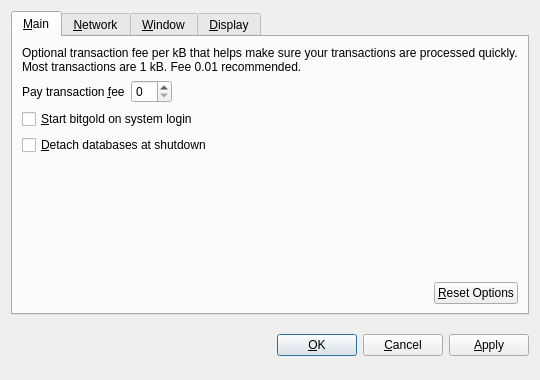
<?xml version="1.0" encoding="UTF-8"?>
<ui version="4.0">
 <class>OptionsDialog</class>
 <widget class="QDialog" name="OptionsDialog">
  <property name="geometry">
   <rect>
    <x>0</x>
    <y>0</y>
    <width>540</width>
    <height>380</height>
   </rect>
  </property>
  <property name="windowTitle">
   <string>Options</string>
  </property>
  <property name="modal">
   <bool>true</bool>
  </property>
  <layout class="QVBoxLayout" name="verticalLayout">
   <item>
    <widget class="QTabWidget" name="tabWidget">
     <property name="tabPosition">
      <enum>QTabWidget::North</enum>
     </property>
     <property name="currentIndex">
      <number>0</number>
     </property>
     <widget class="QWidget" name="tabMain">
      <attribute name="title">
       <string>&amp;Main</string>
      </attribute>
      <layout class="QVBoxLayout" name="verticalLayout_Main">
       <item>
        <widget class="QLabel" name="transactionFeeInfoLabel">
         <property name="text">
          <string>Optional transaction fee per kB that helps make sure your transactions are processed quickly. Most transactions are 1 kB. Fee 0.01 recommended.</string>
         </property>
         <property name="textFormat">
          <enum>Qt::PlainText</enum>
         </property>
         <property name="wordWrap">
          <bool>true</bool>
         </property>
        </widget>
       </item>
       <item>
        <layout class="QHBoxLayout" name="horizontalLayout_Main">
         <item>
          <widget class="QLabel" name="transactionFeeLabel">
           <property name="text">
            <string>Pay transaction &amp;fee</string>
           </property>
           <property name="textFormat">
            <enum>Qt::PlainText</enum>
           </property>
           <property name="buddy">
            <cstring>transactionFee</cstring>
           </property>
          </widget>
         </item>
         <item>
          <widget class="BitcoinAmountField" name="transactionFee"/>
         </item>
         <item>
          <spacer name="horizontalSpacer_Main">
           <property name="orientation">
            <enum>Qt::Horizontal</enum>
           </property>
           <property name="sizeHint" stdset="0">
            <size>
             <width>40</width>
             <height>20</height>
            </size>
           </property>
          </spacer>
         </item>
        </layout>
       </item>
       <item>
        <widget class="QCheckBox" name="bitcoinAtStartup">
         <property name="toolTip">
          <string>Automatically start bitgold after logging in to the system.</string>
         </property>
         <property name="text">
          <string>&amp;Start bitgold on system login</string>
         </property>
        </widget>
       </item>
       <item>
        <widget class="QCheckBox" name="detachDatabases">
         <property name="toolTip">
          <string>Detach block and address databases at shutdown. This means they can be moved to another data directory, but it slows down shutdown. The wallet is always detached.</string>
         </property>
         <property name="text">
          <string>&amp;Detach databases at shutdown</string>
         </property>
        </widget>
       </item>
       <item>
        <spacer name="verticalSpacer_Main">
         <property name="orientation">
          <enum>Qt::Vertical</enum>
         </property>
         <property name="sizeHint" stdset="0">
          <size>
           <width>20</width>
           <height>40</height>
          </size>
         </property>
        </spacer>
       </item>
       <item>
        <layout class="QHBoxLayout" name="horizontalLayout_2_Main">
         <item>
          <spacer name="horizontalSpacer_2_Main">
           <property name="orientation">
            <enum>Qt::Horizontal</enum>
           </property>
           <property name="sizeHint" stdset="0">
            <size>
             <width>40</width>
             <height>20</height>
            </size>
           </property>
          </spacer>
         </item>
         <item>
          <widget class="QPushButton" name="resetButton">
           <property name="toolTip">
            <string>Reset all client options to default.</string>
           </property>
           <property name="text">
            <string>&amp;Reset Options</string>
           </property>
           <property name="autoDefault">
            <bool>false</bool>
           </property>
          </widget>
         </item>
        </layout>
       </item>
      </layout>
     </widget>
     <widget class="QWidget" name="tabNetwork">
      <attribute name="title">
       <string>&amp;Network</string>
      </attribute>
      <layout class="QVBoxLayout" name="verticalLayout_Network">
       <item>
        <widget class="QCheckBox" name="mapPortUpnp">
         <property name="toolTip">
          <string>Automatically open the bitgold client port on the router. This only works when your router supports UPnP and it is enabled.</string>
         </property>
         <property name="text">
          <string>Map port using &amp;UPnP</string>
         </property>
        </widget>
       </item>
       <item>
        <widget class="QCheckBox" name="connectSocks">
         <property name="toolTip">
          <string>Connect to the bitgold network through a SOCKS proxy (e.g. when connecting through Tor).</string>
         </property>
         <property name="text">
          <string>&amp;Connect through SOCKS proxy:</string>
         </property>
        </widget>
       </item>
       <item>
        <layout class="QHBoxLayout" name="horizontalLayout_Network">
         <item>
          <widget class="QLabel" name="proxyIpLabel">
           <property name="text">
            <string>Proxy &amp;IP:</string>
           </property>
           <property name="textFormat">
            <enum>Qt::PlainText</enum>
           </property>
           <property name="buddy">
            <cstring>proxyIp</cstring>
           </property>
          </widget>
         </item>
         <item>
          <widget class="QValidatedLineEdit" name="proxyIp">
           <property name="maximumSize">
            <size>
             <width>140</width>
             <height>16777215</height>
            </size>
           </property>
           <property name="toolTip">
            <string>IP address of the proxy (e.g. 127.0.0.1)</string>
           </property>
          </widget>
         </item>
         <item>
          <widget class="QLabel" name="proxyPortLabel">
           <property name="text">
            <string>&amp;Port:</string>
           </property>
           <property name="textFormat">
            <enum>Qt::PlainText</enum>
           </property>
           <property name="buddy">
            <cstring>proxyPort</cstring>
           </property>
          </widget>
         </item>
         <item>
          <widget class="QLineEdit" name="proxyPort">
           <property name="maximumSize">
            <size>
             <width>55</width>
             <height>16777215</height>
            </size>
           </property>
           <property name="toolTip">
            <string>Port of the proxy (e.g. 9050)</string>
           </property>
          </widget>
         </item>
         <item>
          <widget class="QLabel" name="socksVersionLabel">
           <property name="text">
            <string>SOCKS &amp;Version:</string>
           </property>
           <property name="textFormat">
            <enum>Qt::PlainText</enum>
           </property>
           <property name="buddy">
            <cstring>socksVersion</cstring>
           </property>
          </widget>
         </item>
         <item>
          <widget class="QValueComboBox" name="socksVersion">
           <property name="toolTip">
            <string>SOCKS version of the proxy (e.g. 5)</string>
           </property>
          </widget>
         </item>
         <item>
          <spacer name="horizontalSpacer_Network">
           <property name="orientation">
            <enum>Qt::Horizontal</enum>
           </property>
           <property name="sizeHint" stdset="0">
            <size>
             <width>40</width>
             <height>20</height>
            </size>
           </property>
          </spacer>
         </item>
        </layout>
       </item>
       <item>
        <spacer name="verticalSpacer_Network">
         <property name="orientation">
          <enum>Qt::Vertical</enum>
         </property>
         <property name="sizeHint" stdset="0">
          <size>
           <width>20</width>
           <height>40</height>
          </size>
         </property>
        </spacer>
       </item>
      </layout>
     </widget>
     <widget class="QWidget" name="tabWindow">
      <attribute name="title">
       <string>&amp;Window</string>
      </attribute>
      <layout class="QVBoxLayout" name="verticalLayout_Window">
       <item>
        <widget class="QCheckBox" name="minimizeToTray">
         <property name="toolTip">
          <string>Show only a tray icon after minimizing the window.</string>
         </property>
         <property name="text">
          <string>&amp;Minimize to the tray instead of the taskbar</string>
         </property>
        </widget>
       </item>
       <item>
        <widget class="QCheckBox" name="minimizeOnClose">
         <property name="toolTip">
          <string>Minimize instead of exit the application when the window is closed. When this option is enabled, the application will be closed only after selecting Quit in the menu.</string>
         </property>
         <property name="text">
          <string>M&amp;inimize on close</string>
         </property>
        </widget>
       </item>
       <item>
        <spacer name="verticalSpacer_Window">
         <property name="orientation">
          <enum>Qt::Vertical</enum>
         </property>
         <property name="sizeHint" stdset="0">
          <size>
           <width>20</width>
           <height>40</height>
          </size>
         </property>
        </spacer>
       </item>
      </layout>
     </widget>
     <widget class="QWidget" name="tabDisplay">
      <attribute name="title">
       <string>&amp;Display</string>
      </attribute>
      <layout class="QVBoxLayout" name="verticalLayout_Display">
       <item>
        <layout class="QHBoxLayout" name="horizontalLayout_1_Display">
         <item>
          <widget class="QLabel" name="langLabel">
           <property name="text">
            <string>User Interface &amp;language:</string>
           </property>
           <property name="textFormat">
            <enum>Qt::PlainText</enum>
           </property>
           <property name="buddy">
            <cstring>lang</cstring>
           </property>
          </widget>
         </item>
         <item>
          <widget class="QValueComboBox" name="lang">
           <property name="toolTip">
            <string>The user interface language can be set here. This setting will take effect after restarting bitgold.</string>
           </property>
          </widget>
         </item>
        </layout>
       </item>
       <item>
        <layout class="QHBoxLayout" name="horizontalLayout_2_Display">
         <item>
          <widget class="QLabel" name="unitLabel">
           <property name="text">
            <string>&amp;Unit to show amounts in:</string>
           </property>
           <property name="textFormat">
            <enum>Qt::PlainText</enum>
           </property>
           <property name="buddy">
            <cstring>unit</cstring>
           </property>
          </widget>
         </item>
         <item>
          <widget class="QValueComboBox" name="unit">
           <property name="toolTip">
            <string>Choose the default subdivision unit to show in the interface and when sending coins.</string>
           </property>
          </widget>
         </item>
        </layout>
       </item>
       <item>
        <widget class="QCheckBox" name="displayAddresses">
         <property name="toolTip">
          <string>Whether to show bitgold addresses in the transaction list or not.</string>
         </property>
         <property name="text">
          <string>&amp;Display addresses in transaction list</string>
         </property>
        </widget>
       </item>
       <item>
        <widget class="QCheckBox" name="coinControlFeatures">
         <property name="toolTip">
          <string>Whether to show coin control features or not.</string>
         </property>
         <property name="text">
          <string>Display coin &amp;control features (experts only!)</string>
         </property>
        </widget>
       </item>
       <item>
        <spacer name="verticalSpacer_Display">
         <property name="orientation">
          <enum>Qt::Vertical</enum>
         </property>
         <property name="sizeHint" stdset="0">
          <size>
           <width>20</width>
           <height>40</height>
          </size>
         </property>
        </spacer>
       </item>
      </layout>
     </widget>
    </widget>
   </item>
   <item>
    <layout class="QHBoxLayout" name="horizontalLayout_Buttons">
     <item>
      <spacer name="horizontalSpacer_1">
       <property name="orientation">
        <enum>Qt::Horizontal</enum>
       </property>
       <property name="sizeHint" stdset="0">
        <size>
         <width>40</width>
         <height>48</height>
        </size>
       </property>
      </spacer>
     </item>
     <item>
      <widget class="QLabel" name="statusLabel">
       <property name="font">
        <font>
         <weight>75</weight>
         <bold>true</bold>
        </font>
       </property>
       <property name="text">
        <string/>
       </property>
       <property name="textFormat">
        <enum>Qt::PlainText</enum>
       </property>
       <property name="wordWrap">
        <bool>true</bool>
       </property>
      </widget>
     </item>
     <item>
      <spacer name="horizontalSpacer_2">
       <property name="orientation">
        <enum>Qt::Horizontal</enum>
       </property>
       <property name="sizeHint" stdset="0">
        <size>
         <width>40</width>
         <height>48</height>
        </size>
       </property>
      </spacer>
     </item>
     <item>
      <widget class="QPushButton" name="okButton">
       <property name="text">
        <string>&amp;OK</string>
       </property>
      </widget>
     </item>
     <item>
      <widget class="QPushButton" name="cancelButton">
       <property name="text">
        <string>&amp;Cancel</string>
       </property>
       <property name="autoDefault">
        <bool>false</bool>
       </property>
      </widget>
     </item>
     <item>
      <widget class="QPushButton" name="applyButton">
       <property name="text">
        <string>&amp;Apply</string>
       </property>
       <property name="autoDefault">
        <bool>false</bool>
       </property>
      </widget>
     </item>
    </layout>
   </item>
  </layout>
 </widget>
 <customwidgets>
  <customwidget>
   <class>QValueComboBox</class>
   <extends>QComboBox</extends>
   <header>qvaluecombobox.h</header>
  </customwidget>
  <customwidget>
   <class>BitcoinAmountField</class>
   <extends>QSpinBox</extends>
   <header>bitcoinamountfield.h</header>
  </customwidget>
  <customwidget>
   <class>QValidatedLineEdit</class>
   <extends>QLineEdit</extends>
   <header>qvalidatedlineedit.h</header>
  </customwidget>
 </customwidgets>
 <resources/>
 <connections/>
</ui>
